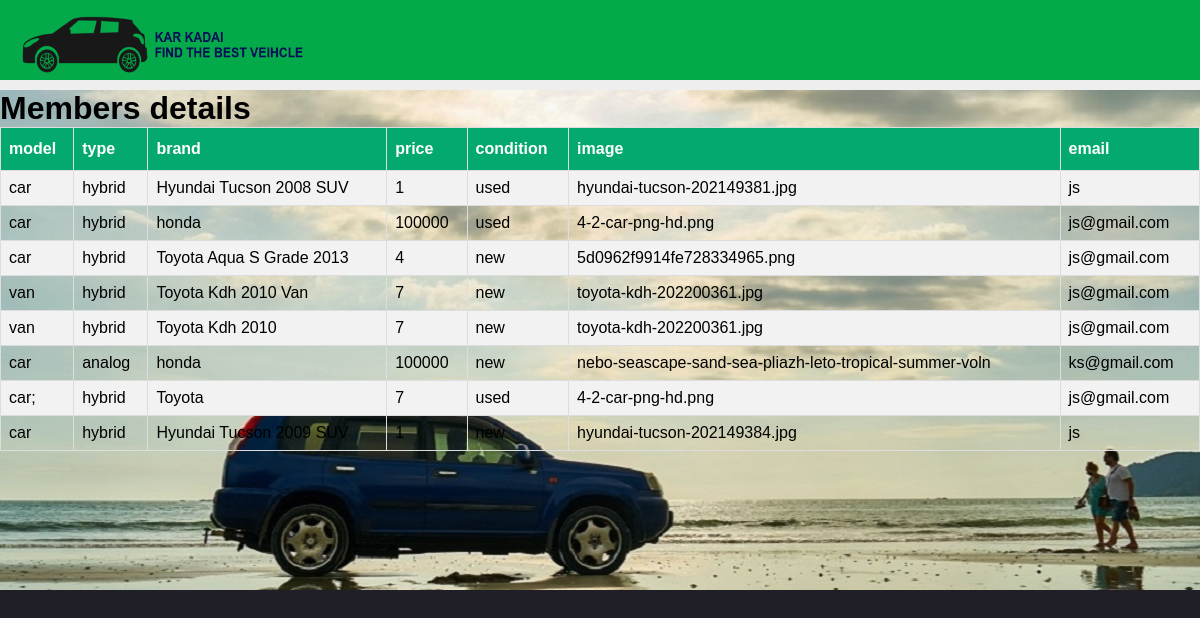
The page /adminsite/v.php on the database its author committed.
### tables this page shows
CREATE TABLE `vdetails` (
  `vmodel` varchar(25) NOT NULL,
  `vtype` varchar(25) NOT NULL,
  `brand` varchar(25) NOT NULL,
  `price` int(55) NOT NULL,
  `vcondition` varchar(25) NOT NULL,
  `filename` varchar(55) NOT NULL,
  `email` varchar(35) NOT NULL,
  `vno` int(25) NOT NULL
);

### adminsite/v.php (the view, shortened to what this page needs)
<html>
<head><link rel="stylesheet" href="index.CSS">
</head>
<body>
<header>
       <div  class = "login" href="###"  target="_top"></div><div class="header">
         <a class="logo" href="index.php"><img src="clogo.png" height="58px" width="290px" alt="KAR KADAI"></a>
        </div>
    </div></header>
<div class="bg_image">
     <h1>Members details</h1>
    <table id="Members"><th>model</th>
    <th>type</th>
    <th>brand</th>
    <th>price</th>
    <th>condition</th>
    <th>image</th>
    <th>email</th>
    <?php
	$servername = "localhost";
    $dbusername = "root";
    $dbpassword = "";
    $dbname = "19/IT/IT/491";
    $conn = new mysqli ($servername , $dbusername, $dbpassword, $dbname);
    $sql = "SELECT vmodel,vtype,brand,price,vcondition,filename,email FROM vdetails ";
$result = $conn->query($sql);
if ($result->num_rows > 0) {
  while($row = $result->fetch_assoc()) {
 echo "<div>";
 echo "<tr><td>".$row["vmodel"] ." </td>
  <td> ".$row["vtype"] ."</td>
   <td>" .$row["brand"] ."</td>
   <td>" .$row["price"] ."</td>
   <td>".$row["vcondition"]. "</td>
   <td>".$row["filename"]. "</td>
   <td>".$row["email"]. "</td></tr>";
  echo "</div>";
  }
} else {
  echo "0 results";
}
    ?></div>
</body>
</html>

### adminsite/v.php (style rules this page uses)
#Members { font-family: 'Rubik', sans-serif; border-collapse: collapse; width: 100%; }
#Members td, #Members th { border: 1px solid #ddd; padding: 8px; }
#Members tr:nth-child(even) { background-color: #f2f2f2; }
#Members th { padding-top: 12px; padding-bottom: 12px; text-align: left; background-color: #04AA6D; color: white; }
body { background-color:#03010ae1 }

### rows shown on the page
vdetails: vmodel "car", vtype "hybrid", brand "Hyundai Tucson 2008 SUV", price "1", vcondition "used", filename "hyundai-tucson-202149381.jpg", email "js"
vdetails: vmodel "car", vtype "hybrid", brand "honda", price "100000", vcondition "used", filename "4-2-car-png-hd.png", email "js@gmail.com"
vdetails: vmodel "car", vtype "hybrid", brand "Toyota Aqua S Grade 2013", price "4", vcondition "new", filename "5d0962f9914fe728334965.png", email "js@gmail.com"
vdetails: vmodel "van", vtype "hybrid", brand "Toyota Kdh 2010 Van", price "7", vcondition "new", filename "toyota-kdh-202200361.jpg", email "js@gmail.com"
vdetails: vmodel "van", vtype "hybrid", brand "Toyota Kdh 2010", price "7", vcondition "new", filename "toyota-kdh-202200361.jpg", email "js@gmail.com"
vdetails: vmodel "car", vtype "analog", brand "honda", price "100000", vcondition "new", filename "nebo-seascape-sand-sea-pliazh-leto-tropical-summer-voln", email "ks@gmail.com"
vdetails: vmodel "car;", vtype "hybrid", brand "Toyota", price "7", vcondition "used", filename "4-2-car-png-hd.png", email "js@gmail.com"
vdetails: vmodel "car", vtype "hybrid", brand "Hyundai Tucson 2009 SUV", price "1", vcondition "new", filename "hyundai-tucson-202149384.jpg", email "js"
